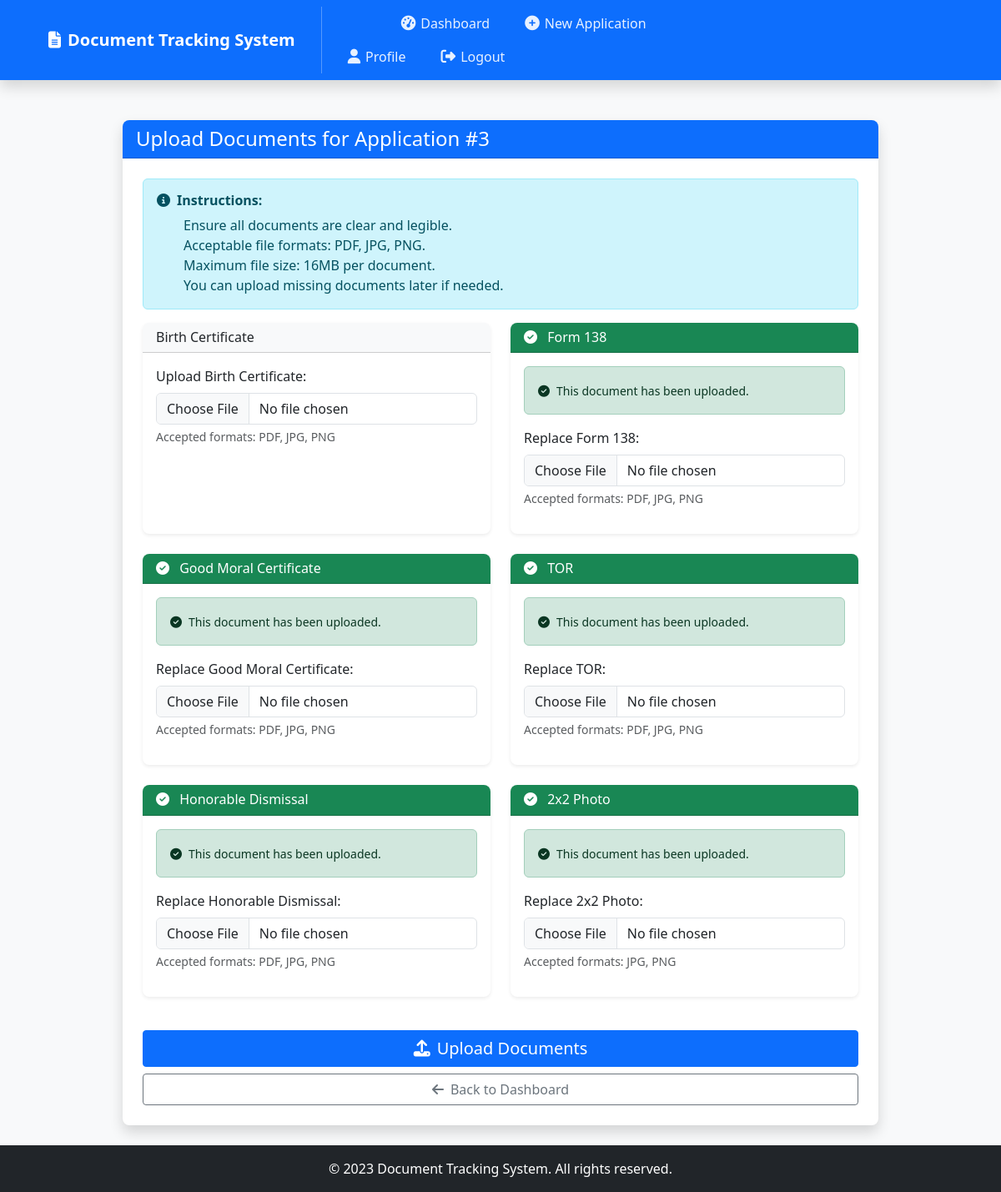
The app's page /application/3/upload (signed in) with its own data.
### app.py (models this page shows)
class Application(db.Model):
    id = db.Column(db.Integer, primary_key=True)
    user_id = db.Column(db.Integer, db.ForeignKey('user.id'), nullable=False)
    status = db.Column(db.String(50), default='Pending')
    created_at = db.Column(db.DateTime, default=datetime.utcnow)
    updated_at = db.Column(db.DateTime, default=datetime.utcnow, onupdate=datetime.utcnow)
    payment_status = db.Column(db.String(20), default='Unpaid')
    documents = db.relationship('Document', backref='application', lazy=True)

class Document(db.Model):
    id = db.Column(db.Integer, primary_key=True)
    application_id = db.Column(db.Integer, db.ForeignKey('application.id'), nullable=False)
    document_type = db.Column(db.String(100), nullable=False)
    file_path = db.Column(db.String(200), nullable=False)
    status = db.Column(db.String(50), default='Pending')
    feedback = db.Column(db.Text, nullable=True)
    uploaded_at = db.Column(db.DateTime, default=datetime.utcnow)
    updated_at = db.Column(db.DateTime, default=datetime.utcnow, onupdate=datetime.utcnow)

### app.py (the view, shortened to what this page needs)
@app.route('/application/<int:application_id>/upload', methods=['GET', 'POST'])
@login_required
def upload_documents(application_id):
    application = Application.query.get_or_404(application_id)
    if application.user_id != current_user.id:
        flash('Unauthorized access', 'danger')
        return redirect(url_for('dashboard'))
    document_types = ['Birth Certificate', 'Form 138', 'Good Moral Certificate', 'TOR', 'Honorable Dismissal', '2x2 Photo']
    uploaded_docs = Document.query.filter_by(application_id=application_id).all()
    uploaded_types = {doc.document_type for doc in uploaded_docs}
    return render_template('upload_documents.html',
                          application=application,
                          document_types=document_types,
                          uploaded_types=uploaded_types)

### app.py (called while the page is built)
@login_manager.user_loader
def load_user(user_id):
    return User.query.get(int(user_id))

@app.context_processor
def inject_notifications():
    def get_notifications():
        if current_user.is_authenticated:
            return Notification.query.filter_by(user_id=current_user.id, is_read=False).all()
        return []
    return dict(get_notifications=get_notifications)

@app.context_processor
def inject_now():
    def now():
        return datetime.utcnow()
    return dict(now=now)

@app.context_processor
def inject_user_logs():
    def get_user_logs(user_id, limit=5):
        return AuditLog.query.filter_by(user_id=user_id).order_by(AuditLog.timestamp.desc()).limit(limit).all()
    return dict(get_user_logs=get_user_logs)

### templates/upload_documents.html (shortened to what this page needs)
{% extends 'base.html' %}
{% block content %}
<div class="container py-4">
    <div class="row justify-content-center">
        <div class="col-lg-10">
            <div class="card shadow">
                <div class="card-header bg-primary text-white">
                    <h4 class="mb-0">Upload Documents for Application #{{ application.id }}</h4>
                </div>
                <div class="card-body p-4">
                    <div class="alert alert-info">
                        <h6 class="fw-bold"><i class="fas fa-info-circle me-2"></i>Instructions:</h6>
                        <ul class="mb-0">
                            <li>Ensure all documents are clear and legible.</li>
                            <li>Acceptable file formats: PDF, JPG, PNG.</li>
                            <li>Maximum file size: 16MB per document.</li>
                            <li>You can upload missing documents later if needed.</li>
                        </ul>
                    </div>
                    <form method="POST" enctype="multipart/form-data" action="{{ url_for('upload_documents', application_id=application.id) }}">
                        <div class="row">
                            {% for doc_type in document_types %}
                                <div class="col-md-6 mb-4">
                                    <div class="card h-100 {% if doc_type in uploaded_types %}border-success{% else %}border-light{% endif %}">
                                        <div class="card-header {% if doc_type in uploaded_types %}bg-success text-white{% else %}bg-light{% endif %}">
                                            <h6 class="mb-0">
                                                {% if doc_type in uploaded_types %}
                                                    <i class="fas fa-check-circle me-2"></i>
                                                {% endif %}
                                                {{ doc_type }}
                                            </h6>
                                        </div>
                                        <div class="card-body">
                                            {% if doc_type in uploaded_types %}
                                                <div class="alert alert-success mb-3">
                                                    <small><i class="fas fa-check-circle me-2"></i>This document has been uploaded.</small>
                                                </div>
                                            {% endif %}
                                            <div class="mb-3">
                                                <label for="{{ doc_type }}" class="form-label">
                                                    {% if doc_type in uploaded_types %}
                                                    Replace {{ doc_type }}:
                                                    {% else %}
                                                    Upload {{ doc_type }}:
                                                    {% endif %}
                                                </label>
                                                <input type="file" class="form-control" id="{{ doc_type }}" name="{{ doc_type }}"
                                                       {% if doc_type not in uploaded_types %}required{% endif %}>
                                                <div class="form-text">
                                                    Accepted formats: {% if doc_type == '2x2 Photo' %}JPG, PNG{% else %}PDF, JPG, PNG{% endif %}
                                                </div>
                                            </div>
                                        </div>
                                    </div>
                                </div>
                            {% endfor %}
                        </div>
                        <div class="d-grid gap-2 mt-3">
                            <button type="submit" class="btn btn-primary btn-lg">
                                <i class="fas fa-upload me-2"></i>Upload Documents
                            </button>
                            <a href="{{ url_for('dashboard') }}" class="btn btn-outline-secondary">
                                <i class="fas fa-arrow-left me-2"></i>Back to Dashboard
                            </a>
                        </div>
                    </form>
                </div>
            </div>
        </div>
    </div>
</div>
{% endblock %}

### static/css/style.css (style rules this page uses)
body { font-family: 'Segoe UI', Tahoma, Geneva, Verdana, sans-serif; background-color: #f8f9fa; }
.card { border-radius: 0.5rem; border: none; box-shadow: 0 0.125rem 0.25rem rgba(0, 0, 0, 0.075); transition: transform 0.3s ease-in-out, box-shadow 0.3s ease-in-out; }
.card-header { border-top-left-radius: 0.5rem !important; border-top-right-radius: 0.5rem !important; font-weight: 600; }
.btn { border-radius: 0.25rem; padding: 0.375rem 1rem; font-weight: 500; }
.btn-primary { background-color: #0d6efd; border-color: #0d6efd; }

### templates/base.html (style rules this page uses)
html, body { height: 100%; margin: 0; }
body { display: flex; flex-direction: column; min-height: 100vh; }

### records on screen
Application: id "3"
Document: document_type "Form 138", shows "This document has been uploaded.", shows "PDF, JPG, PNG"
Document: document_type "Good Moral Certificate", shows "This document has been uploaded.", shows "PDF, JPG, PNG"
Document: document_type "TOR", shows "This document has been uploaded.", shows "PDF, JPG, PNG"
Document: document_type "Honorable Dismissal", shows "This document has been uploaded.", shows "PDF, JPG, PNG"
Document: document_type "2x2 Photo", shows "This document has been uploaded.", shows "JPG, PNG"

### other values on screen
{{ doc_type }} "Birth Certificate"
